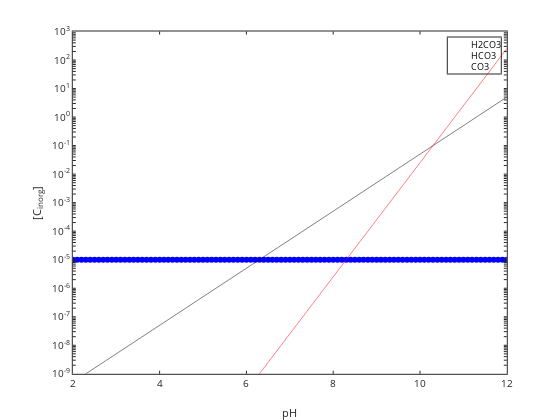

Source (notebook cell):
### Code cell
% to graph versus pH

graphics_toolkit ("plotly");

pH=2:0.1:12; H=10.^-pH; HCO3=(Ka1*KH*PCO2)./H;  CO3=(Ka2*Ka1*KH*PCO2)./(H.^2); H2CO3=KH*PCO2;

semilogy(pH,H2CO3,'bo',pH,HCO3,'k-',pH,CO3,'r-')
xlabel('pH'); ylabel('[C_{inorg}]')
legend('H2CO3','HCO3','CO3')

axis([2 12 1e-9 1e3])
